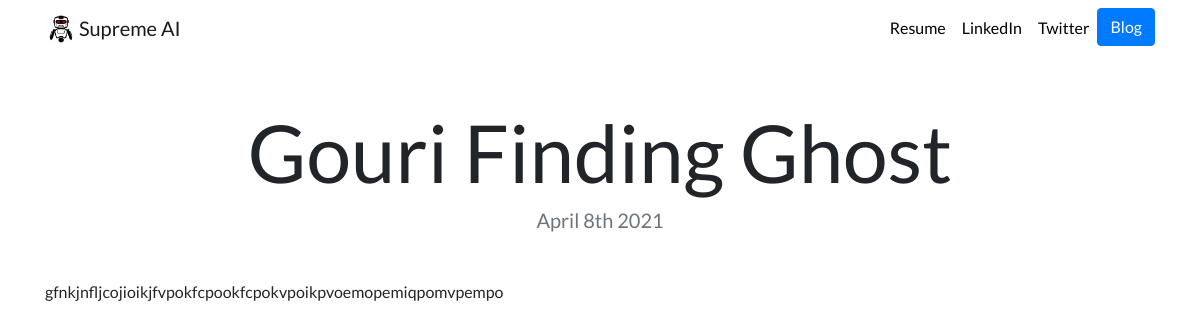
/blog/5/, run on the app's committed database.
### blog/models.py (models this page shows)
class Blog(models.Model):
    title = models.CharField(max_length=200)
    description = models.TextField(max_length=1050)
    date = models.DateField()

### blog/views.py (the view)
# urls.py: path('<int:blog_id>/',views.detail , name='detail'),
def detail(request, blog_id):
    blog = get_object_or_404(Blog , pk= blog_id)
    return render(request, 'blog/detail.html', { 'blog' : blog})

### blog/templates/blog/detail.html
{% extends "portfolio/base.html" %}
{% load static %}
{% block content %}
<h1 class="text-center mt-5" id="blogdetailtitle">{{ blog.title }}</h1>
<h5 class="text-center text-muted mb-5">{{ blog.date|date:'F jS Y' }}</h5>
{{ blog.description|safe }}
{% endblock %}

### Portfolio/static/portfolio/custom.css (style rules this page uses)
body { font-family: 'Lato', sans-serif; }
@media (min-width: 992px) { #blogdetailtitle { font-size: 5rem; } }

### data on the page
Blog: title "Gouri Finding Ghost", date "April 8th 2021", description "gfnkjnfljcojioikjfvpokfcpookfcpokvpoikpvoemopemiqpomvpempo"
